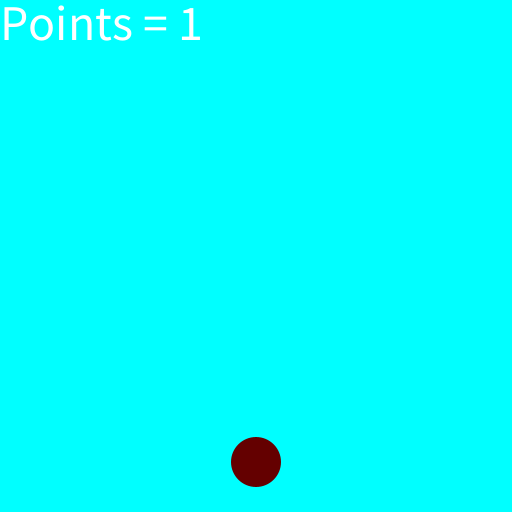
Frame 1 (no input)
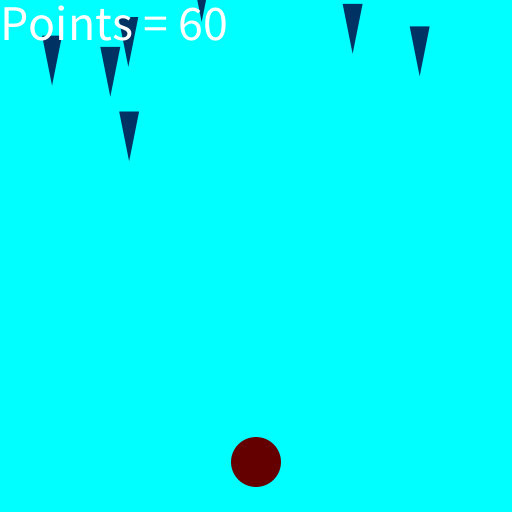
Frame 60 (the mouse pressed at the canvas centre just before this capture)
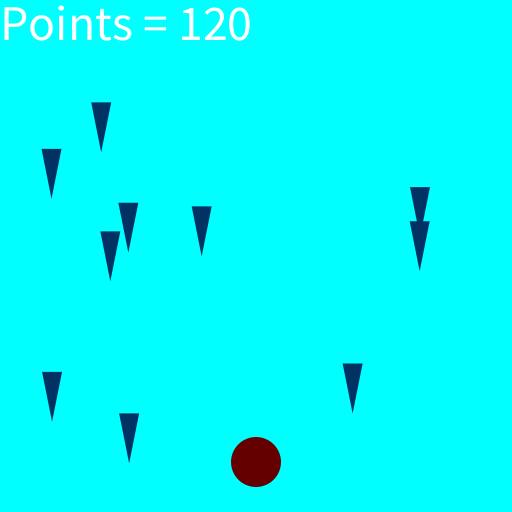
Frame 120 (the mouse held since frame 60 and released just before this capture)

The Processing sketch that drew these frames (run headless with seeded random() and noise(); from frame 60 on, the mouse is pressed at the canvas centre):

// Processing sketch: sketch_7marzo2018_2
// ── sketch_7marzo2018_2.pde
baloon p1;
ArrayList<spear> S;
double energy = 0;
int points = 0;
int x = 1;
void setup(){
  size(512,512);
  frameRate(60);
  
  fill(255);
  rect(0, height-(height*5/100), width, width);
  p1 = new baloon(width/2,height-(height*5/100)-25);
  S = new ArrayList<spear>();
}


void draw(){
  background(0,255,255);
  float chance = random(0,100);
  if(chance<=10){
    S.add(new spear(random(0+10,width-10), -60, random(3,8)));
  }
  
  for(spear s1:S){
    s1.run();
    if(p1.hit(s1)==true){
      noLoop();
    }
  }
  println(energy);
  p1.run(energy);
  
  if(p1.px>=width-25){energy=-energy;}
  if(p1.px<=25){energy=-energy;}
  
  //Personalizzazioni carine
  fill(255);
  textSize(50);
  if(frameCount%1000==0){fill(255,255,0);x++;}
  points+=x;
  text("Points = "+points,0,0+40);
}

void keyPressed(){
  if(key=='r'||key=='R'){setup();loop();x=1;points=0;energy=0;}
  
  if(key=='a'||key=='A' && energy>-3){energy-=0.2;}
  if(key=='d'||key=='D' && energy<3){energy+=0.2;}
  
  if(energy>0){energy-=0.05;}
  if(energy<0){energy+=0.05;}
}

// ── Baloon.pde
class baloon{
  float px, py;
  
  baloon(float px, float py){
    this.px=px;
    this.py=py;
  }
  
  void display(){
    noStroke();
    fill(100,0,0);
    ellipseMode(CENTER);
    circle(px,py,50);
  }

  void move(double e){
    px+=e;
  }
  
  boolean range(float x, float y){
     if(px > x && px < y){
       return true;
     }
     return false;
  }
  
  boolean hit(spear x){
    if(dist(x.px,x.py, px, py) <= 25){return true;} //HIT SULLA PUNTA
    if(dist(px,py, x.px, x.py-50)<=25){return true;} //HIT SUL BUSTO
    return false;
  }
  
  void run(double e){
    move(e);
    display();
  }
  
}

// ── Spear.pde
class spear{
  float px, py, vy;
  
  spear(float px, float py, float vy){
    this.px=px;
    this.py=py;
    this.vy=vy;
  }
  
  void display(){
    noStroke();
    fill(0,50,100);
    triangle(px-10,py-50,px+10, py-50, px, py);
  }
  
  void move(){
    py+=vy;  
  }

  void run(){
    move();
    display();
  }
}
